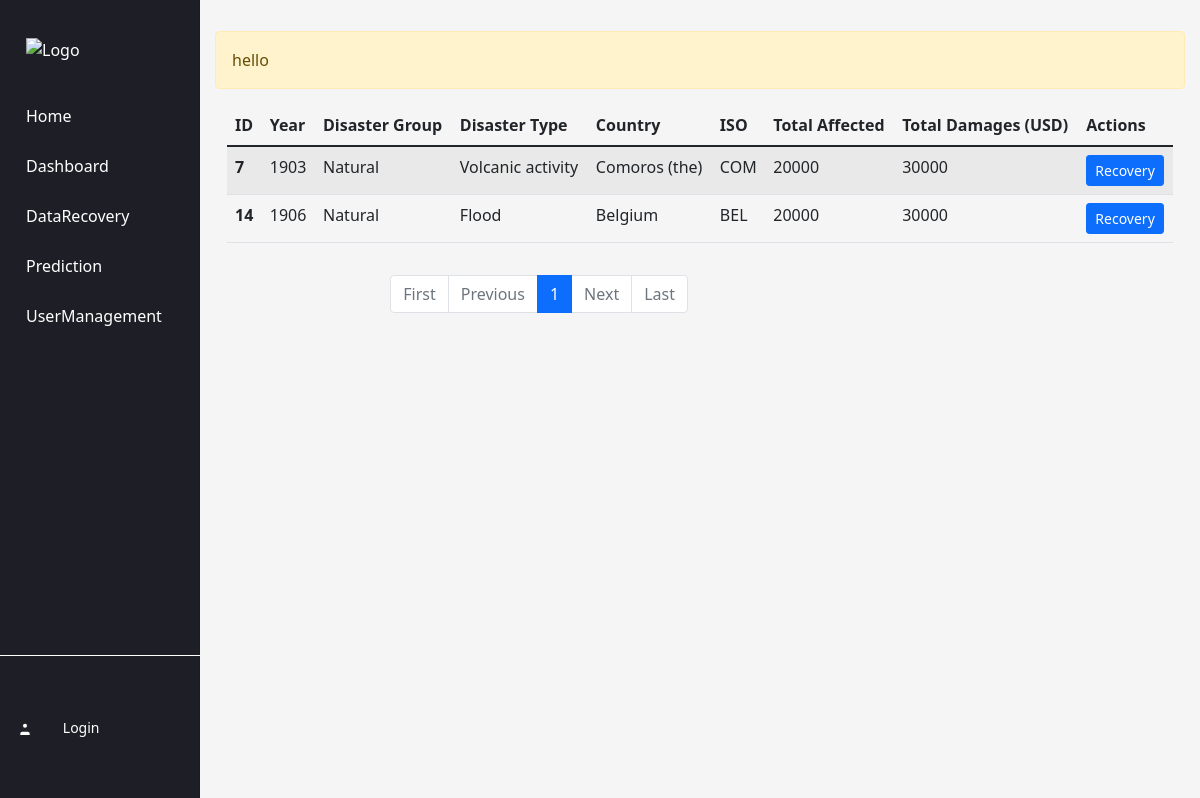
The app's page /trash/ with its own data.
### disaster_chat/models.py (models this page shows)
class Message(models.Model):
    id = models.AutoField(primary_key=True)
    message = models.TextField()
    class Meta:
        db_table = 'disaster_message'

### disaster_table/models.py (models this page shows, shortened)
class summary(models.Model):
    Dis_ID = models.IntegerField()
    Year = models.IntegerField()
    Disaster_Group = models.TextField()
    Disaster_Type = models.TextField()
    Country = models.TextField()
    ISO = models.TextField()
    Total_Affected = models.TextField()
    Total_Damages = models.TextField()
    is_delete = models.IntegerField()

### disaster_trash_list/views.py (the view)
# urls.py: path('', views.index, name='index'),
def index(request):
    message_obj = get_message_obj()
    disasters_list = get_delete_disasters()
    paginator = Paginator(disasters_list, 10)  # Show 10 items per page
    page = request.GET.get('page', 1)
    try:
        page = int(page)
        if page <= 0:
            page = 1
        disasters = paginator.page(page)
    except (PageNotAnInteger, EmptyPage):
        disasters = paginator.page(1)
    page_range = paginator.get_elided_page_range(page, on_each_side=0, on_ends=1)
    return render(request, 'disaster_trash_list/index.html', {'disasters': disasters, 'page_range': page_range,'message_obj':message_obj})

### disaster_trash_list/views.py (called while the page is built)
def get_message_obj():
    message_obj = Message.objects.order_by('-id')
    return message_obj

def get_delete_disasters():
    disasters = DisasterList.objects.filter(is_delete=1).order_by('Dis_ID')
    return disasters

### disaster_trash_list/templates/disaster_trash_list/index.html
{% include 'common/header.html' %} {% include 'common/nav.html' %}
<div class="main-content">
    <div class="alert alert-warning mt-3" role="alert">
        {{message_obj.0.message}}
    </div>
    <div class="container my-3">
        <div class="row">
            <div class="col">
                <table class="table table-striped">
                    <thead>
                        <tr>
                            <th scope="col">ID</th>
                            <th scope="col">Year</th>
                            <th scope="col">Disaster Group</th>
                            <th scope="col">Disaster Type</th>
                            <th scope="col">Country</th>
                            <th scope="col">ISO</th>
                            <th scope="col">Total Affected</th>
                            <th scope="col">Total Damages (USD)</th>
                            <th scope="col">Actions</th>
                        </tr>
                    </thead>
                    <tbody>
                        {% for disaster in disasters %}
                        <tr>
                            <th scope="row">{{ disaster.Dis_ID }}</th>
                            <td>{{ disaster.Year }}</td>
                            <td>{{ disaster.Disaster_Group }}</td>
                            <td>{{ disaster.Disaster_Type }}</td>
                            <td>{{ disaster.Country }}</td>
                            <td>{{ disaster.ISO }}</td>
                            <td>{{ disaster.Total_Affected }}</td>
                            <td>{{ disaster.Total_Damages }}</td>
                            <td>
                                <a href="recovery/{{ disaster.Dis_ID }}" class="btn btn-primary btn-sm">Recovery</a>
                            </td>
                        </tr>
                        {% endfor %}
                    </tbody>
                </table>
            </div>
        </div>
        <div class="row my-3">
            <div class="col-12 col-md-6">
                <nav aria-label="Page navigation example">
                    <ul class="pagination justify-content-end">
                        <li class="page-item {% if not disasters.has_previous %}disabled{% endif %}">
                            <a class="page-link" href="{% if search_query and search_field %}?search_query={{ search_query }}&search_field={{ search_field }}&page=1{% else %}?page=1{% endif %}" tabindex="-1" aria-disabled="true">First</a>
                        </li>
                        <li class="page-item {% if not disasters.has_previous %}disabled{% endif %}">
                            <a class="page-link" href="{% if disasters.has_previous %}?{% if search_query and search_field %}search_query={{ search_query }}&search_field={{ search_field }}&{% endif %}page={{ disasters.previous_page_number }}{% else %}#{% endif %}" tabindex="-1" aria-disabled="true">Previous</a>
                        </li>
                        {% for i in page_range %}
                        {% if disasters.number == i %}
                        <li class="page-item active" aria-current="page">
                            <a class="page-link" href="?{% if search_query and search_field %}search_query={{ search_query }}&search_field={{ search_field }}&{% endif %}page={{ i }}">{{ i }}</a>
                        </li>
                        {% else %}
                        <li class="page-item">
                            <a class="page-link" href="?{% if search_query and search_field %}search_query={{ search_query }}&search_field={{ search_field }}&{% endif %}page={{ i }}">{{ i }}</a>
                        </li>
                        {% endif %}
                        {% endfor %}
                        <li class="page-item {% if not disasters.has_next %}disabled{% endif %}">
                            <a class="page-link" href="{% if disasters.has_next %}?{% if search_query and search_field %}search_query={{ search_query }}&search_field={{ search_field }}&{% endif %}page={{ disasters.next_page_number }}{% else %}#{% endif %}">Next</a>
                        </li>
                        <li class="page-item {% if not disasters.has_next %}disabled{% endif %}">
                            <a class="page-link" href="{% if search_query and search_field %}?search_query={{ search_query }}&search_field={{ search_field }}&page={{ disasters.paginator.num_pages }}{% else %}?page={{ disasters.paginator.num_pages }}{% endif %}" tabindex="-1" aria-disabled="true">Last</a>
                        </li>
                    </ul>
                </nav>
            </div>
        </div>
    </div>
</div>

### templates/common/header.html (style rules this page uses)
body { background-color: #f5f5f5; }

### templates/common/nav.html (style rules this page uses)
.main-content { margin-left: 200px; padding: 15px; }

### records on screen
Message: message "hello"
summary: Dis_ID "7", Year "1903", Disaster_Group "Natural", Disaster_Type "Volcanic activity", Country "Comoros (the)", ISO "COM", Total_Affected "20000", Total_Damages "30000"
summary: Dis_ID "14", Year "1906", Disaster_Group "Natural", Disaster_Type "Flood", Country "Belgium", ISO "BEL", Total_Affected "20000", Total_Damages "30000"

### other values on screen
{{ i }} "1"
